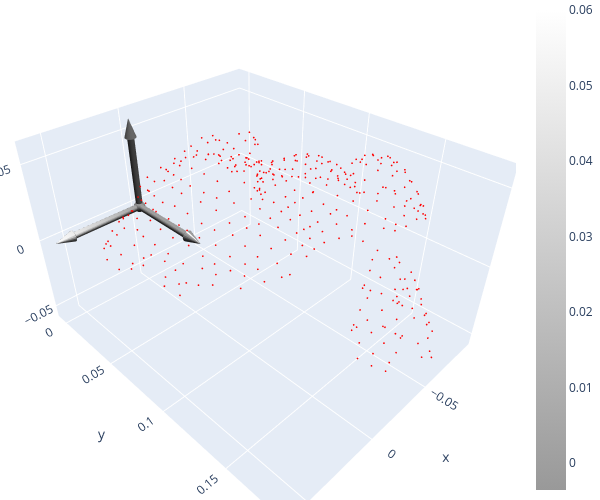

The cell this chart's notebook holds for it:
### Code cell
import open3d as o3d
import numpy as np

pcd = o3d.io.read_point_cloud(bunny_pcd)
xyz = np.asarray(pcd.points)
print("XYZ's:\n", xyz)

eixos = o3d.geometry.TriangleMesh.create_coordinate_frame(size=0.06, origin=[0,0,0])
o3d.visualization.draw_plotly([eixos,pcd], width=600, height=500)

### Figure 1 — Plotly figure (JSON) as saved in the notebook; plotly's stock layout.template omitted (floating-point values rounded to 4 significant figures; data arrays with more than 128 entries replaced by an {"elided": "..."} marker saying what was removed)
{"data": [{"colorscale": [[0, "rgb(153, 153, 153)"], [1, "rgb(255,255,255)"]], "flatshading": true, "i": {"elided": "2240 int values"}, "intensity": {"elided": "1134 float values"}, "j": {"elided": "2240 int values"}, "k": {"elided": "2240 int values"}, "lighting": {"ambient": 0.18, "diffuse": 1, "facenormalsepsilon": 1e-15, "fresnel": 0.1, "roughness": 0.05, "specular": 1, "vertexnormalsepsilon": 1e-15}, "lightposition": {"x": 100, "y": 200, "z": 0}, "type": "mesh3d", "x": {"elided": "1134 float values"}, "y": {"elided": "1134 float values"}, "z": {"elided": "1134 float values"}}, {"marker": {"color": {"elided": "397x3 float values"}, "size": 1}, "mode": "markers", "type": "scatter3d", "x": {"elided": "397 float values"}, "y": {"elided": "397 float values"}, "z": {"elided": "397 float values"}}], "layout": {"height": 500, "margin": {"b": 0, "l": 0, "r": 0, "t": 0}, "scene": {"camera": {"center": {"x": 0, "y": 0, "z": 0}, "up": {"x": 0, "y": 0, "z": 1}}}, "showlegend": false, "width": 600}}
